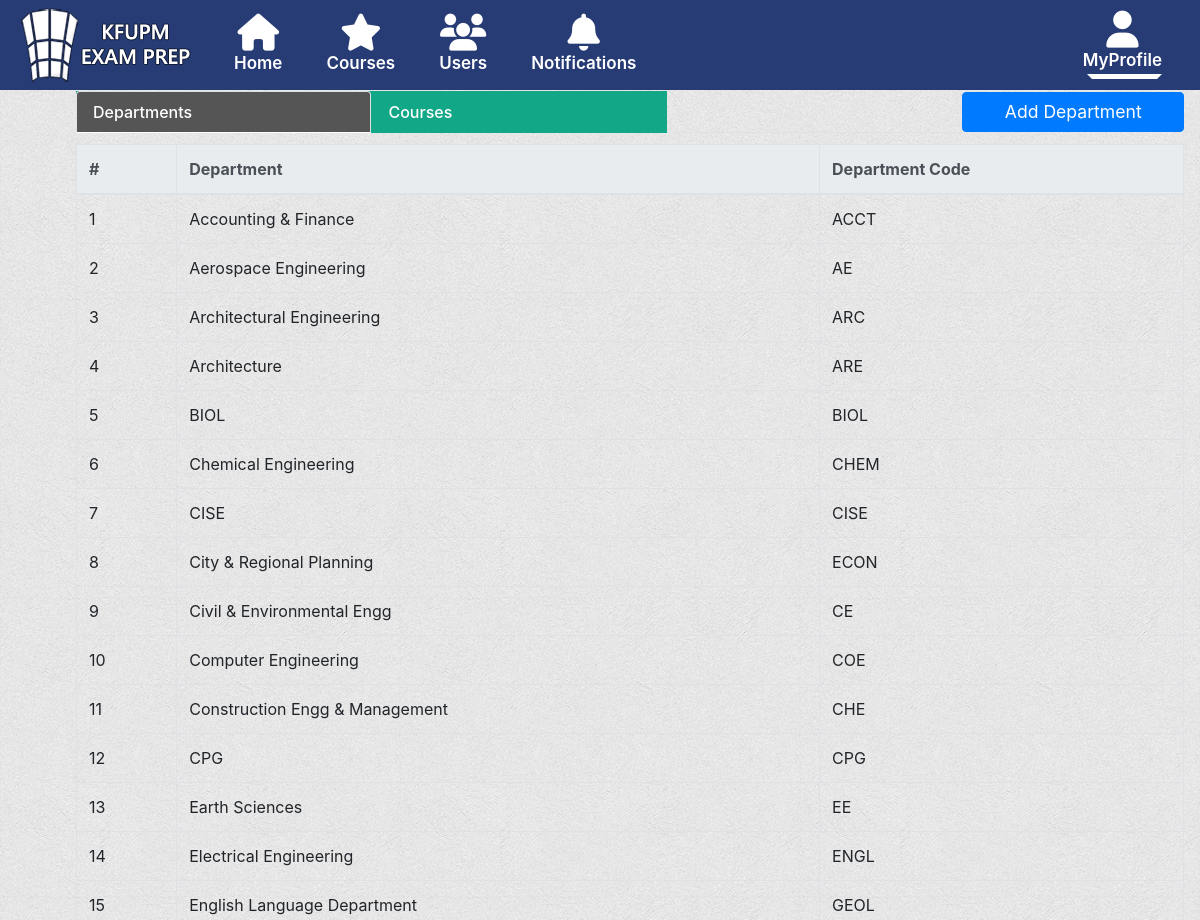
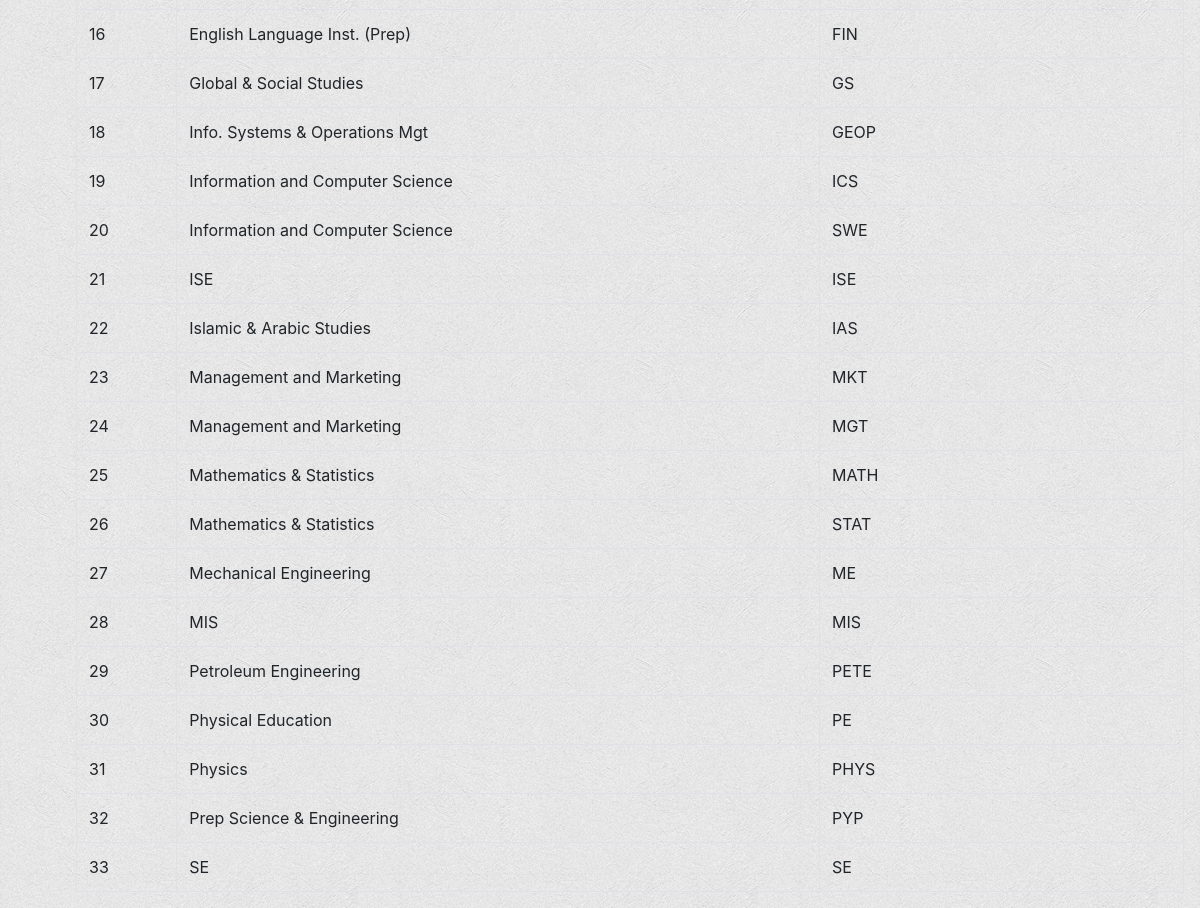
/admin/courses/departments.php, run on the app's committed database (2 pictures, top to bottom).
### tables this page shows
CREATE TABLE `department` (
  `department_ID` int(11) NOT NULL,
  `department_Name` varchar(99) DEFAULT NULL,
  `department_code` varchar(20) NOT NULL
);

### admin/courses/departments.php (the view, shortened to what this page needs)
<!DOCTYPE html>
<html>
<head>
    <link rel="stylesheet" href="../../assets/bootstrap/css/bootstrap.min.css">
    <link rel="stylesheet" href="../../assets/fonts/font-awesome.min.css">
    <link rel="stylesheet" href="../../assets/fonts/ionicons.min.css">
    <link rel="stylesheet" href="../../assets/fonts/material-icons.min.css">
    <link rel="stylesheet" href="../../assets/fonts/simple-line-icons.min.css">
    <link rel="stylesheet" href="../../assets/css/-Login-form-Page-BS4-.css">
    <link rel="stylesheet" href="../../assets/css/styles.css">
</head>
<body>
<?php
include_once "../header.php";
?>
    <div class="content">
    <div style="margin-bottom:1%;" class="d-flex flex-row justify-content-between align-items-center align-content-center">
              <ul class="nav nav-tabs " style="width: 80%;height: 100%;">
              <li class="nav-item"><a id="allQuestionsLink" class="nav-link active" href="departments.php" >Departments</a></li>
              <li class="nav-item"><a id="addQuestionLink" class="nav-link" href="courses.php" >Courses</a></li>
              </ul>
                    <button class="btn btn-primary" type="button" data-toggle="modal" data-target="#modalAddDepartment" style="font-size:1.1em;width:20%">Add Department</button>
            </div>
      <div class="table-responsive">
        <table class="table  table-hover table-bordered">
        <thead class="thead-light">
            <tr>
            <th>#</th>
            <th>Department</th>
            <th>Department Code</th>
            </tr>
        </thead>
        <tbody>
           <?php
              $count = 1;
              $sql = "SELECT * FROM department ORDER BY department_Name";
              $result = mysqli_query($conn, $sql);
              if(mysqli_num_rows($result) > 0){
                while($row = mysqli_fetch_array($result)){
                  echo '
                      <tr>
                      <td>'.$count.'</td>
                      <td>'.$row["department_Name"].'</td>
                      <td>'.$row["department_code"].'</td>
                      </tr>
                  ';
                    $count++;
                }
              }
           ?>
        </tbody>
        </table>
  </div>
</div>
</body>
</html>

### assets/css/styles.css (style rules this page uses)
body { background-image: url('background.jpg'); }
div.content { margin-left: 60px; padding: 1px 16px; height: 1000px; }
.nav-tabs .nav-item { background-color: #12a786 !important; width: calc(100% / 3); text-align: left; }
.nav-tabs .nav-item .nav-link { font-weight: 500; color: white; }
.nav-tabs .nav-item .nav-link.active { background-color: #555 !important; color: white; }

### data on the page
department: department_Name "Accounting & Finance", department_code "ACCT"
department: department_Name "Aerospace Engineering", department_code "AE"
department: department_Name "Architectural Engineering", department_code "ARC"
department: department_Name "Architecture", department_code "ARE"
department: department_Name "BIOL", department_code "BIOL"
department: department_Name "Chemical Engineering", department_code "CHEM"
department: department_Name "CISE", department_code "CISE"
department: department_Name "City & Regional Planning", department_code "ECON"
department: department_Name "Civil & Environmental Engg", department_code "CE"
department: department_Name "Computer Engineering", department_code "COE"
department: department_Name "Construction Engg & Management", department_code "CHE"
department: department_Name "CPG", department_code "CPG"
department: department_Name "Earth Sciences", department_code "EE"
department: department_Name "Electrical Engineering", department_code "ENGL"
department: department_Name "English Language Department", department_code "GEOL"
department: department_Name "English Language Inst. (Prep)", department_code "FIN"
department: department_Name "Global & Social Studies", department_code "GS"
department: department_Name "Info. Systems & Operations Mgt", department_code "GEOP"
department: department_Name "Information and Computer Science", department_code "ICS"
department: department_Name "Information and Computer Science", department_code "SWE"
department: department_Name "ISE", department_code "ISE"
department: department_Name "Islamic & Arabic Studies", department_code "IAS"
department: department_Name "Management and Marketing", department_code "MKT"
department: department_Name "Management and Marketing", department_code "MGT"
department: department_Name "Mathematics & Statistics", department_code "MATH"
department: department_Name "Mathematics & Statistics", department_code "STAT"
department: department_Name "Mechanical Engineering", department_code "ME"
department: department_Name "MIS", department_code "MIS"
department: department_Name "Petroleum Engineering", department_code "PETE"
department: department_Name "Physical Education", department_code "PE"
department: department_Name "Physics", department_code "PHYS"
department: department_Name "Prep Science & Engineering", department_code "PYP"
department: department_Name "SE", department_code "SE"
